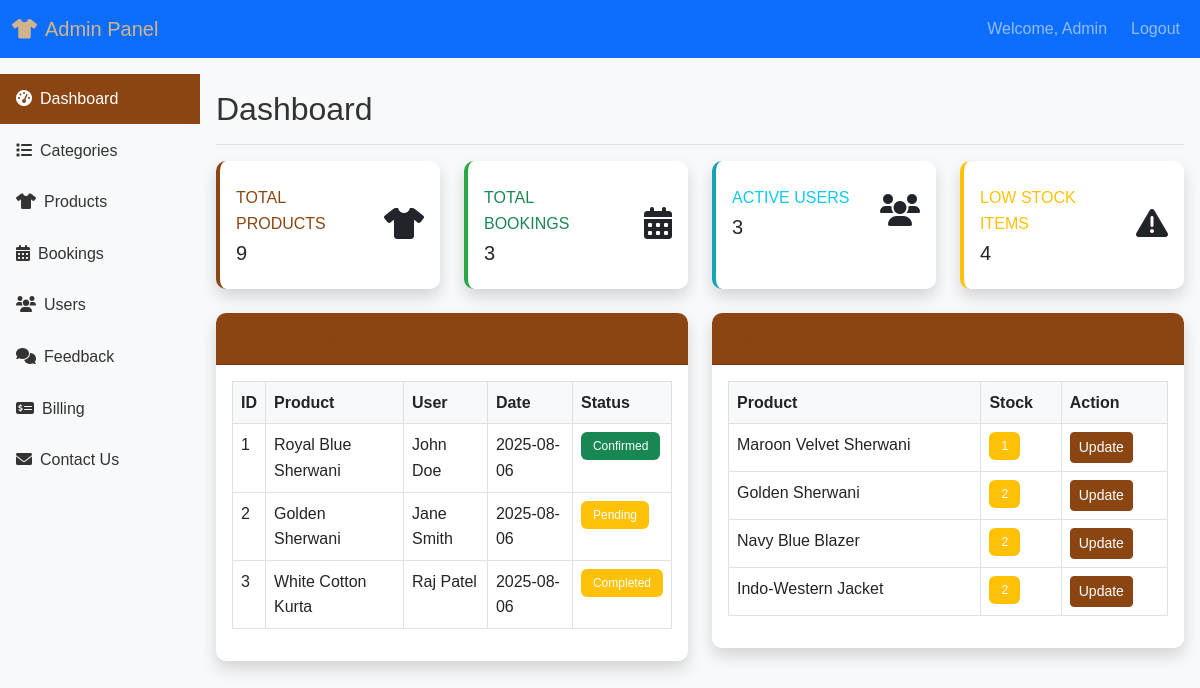
Screenshot of /admin/dashboard.php (signed in) with the database file from the repository.
### tables this page shows
CREATE TABLE `bookings` (
  `id` int(11) NOT NULL AUTO_INCREMENT,
  `product_id` int(11) NOT NULL,
  `user_id` int(11) NOT NULL,
  `start_date` date NOT NULL,
  `end_date` date NOT NULL,
  `total_price` decimal(10,2) NOT NULL,
  `gst_amount` decimal(10,2) DEFAULT 0.00,  
  `final_total` decimal(10,2) DEFAULT 0.00,  
  `selected_size` varchar(10),
  `selected_color` varchar(50),
  `special_requests` text,
  `payment_method` enum('COD','UPI','CARD') NOT NULL,
  `upi_id` varchar(100),
  `status` enum('pending','confirmed','cancelled','completed') NOT NULL DEFAULT 'pending',
  `booking_date` timestamp NOT NULL DEFAULT CURRENT_TIMESTAMP,  
  `created_at` timestamp NOT NULL DEFAULT CURRENT_TIMESTAMP,
  `updated_at` timestamp NOT NULL DEFAULT CURRENT_TIMESTAMP ON UPDATE CURRENT_TIMESTAMP,
  PRIMARY KEY (`id`),
  KEY `product_id` (`product_id`),
  KEY `user_id` (`user_id`),
  CONSTRAINT `bookings_ibfk_1` FOREIGN KEY (`product_id`) REFERENCES `products` (`id`),
  CONSTRAINT `bookings_ibfk_2` FOREIGN KEY (`user_id`) REFERENCES `users` (`id`)
);

CREATE TABLE `products` (
  `id` int(11) NOT NULL AUTO_INCREMENT,
  `product_number` varchar(15) NOT NULL,
  `category_id` int(11) NOT NULL,
  `product_name` varchar(255) NOT NULL,
  `description` text,
  `image_url` text,
  `size` varchar(100),
  `available_sizes` varchar(100),  
  `color` varchar(100),
  `available_colors` varchar(100),  
  `price_per_day` decimal(10,2) NOT NULL,
  `quantity_available` int(11) NOT NULL DEFAULT 1,
  `status` enum('active','inactive') NOT NULL DEFAULT 'active',
  `created_at` timestamp NOT NULL DEFAULT CURRENT_TIMESTAMP,
  `updated_at` timestamp NOT NULL DEFAULT CURRENT_TIMESTAMP ON UPDATE CURRENT_TIMESTAMP,
  PRIMARY KEY (`id`),
  KEY `category_id` (`category_id`),
  CONSTRAINT `products_ibfk_1` FOREIGN KEY (`category_id`) REFERENCES `categories` (`id`)
);

CREATE TABLE `users` (
  `id` int(11) NOT NULL AUTO_INCREMENT,
  `user_name` varchar(25) NOT NULL,
  `name` varchar(100) NOT NULL,
  `email` varchar(100) NOT NULL,
  `phone` varchar(20),
  `address` text,
  `password` varchar(255) NOT NULL,
  `created_at` timestamp NOT NULL DEFAULT CURRENT_TIMESTAMP,
  `updated_at` timestamp NOT NULL DEFAULT CURRENT_TIMESTAMP ON UPDATE CURRENT_TIMESTAMP,
  PRIMARY KEY (`id`),
  UNIQUE KEY `email` (`email`),
  UNIQUE KEY `user_name` (`user_name`)
);

### admin/dashboard.php (the view)
<?php require_once 'includes/admin-header.php'; ?>
<?php require_once '../config/db.php'; ?>
<div class="d-flex justify-content-between flex-wrap flex-md-nowrap align-items-center pt-3 pb-2 mb-3 border-bottom">
    <h1 class="h2">Dashboard</h1>
</div>
<div class="row">
    <div class="col-xl-3 col-md-6 mb-4">
        <div class="card border-left-primary shadow h-100 py-2">
            <div class="card-body">
                <div class="row no-gutters align-items-center">
                    <div class="col mr-2">
                        <div class="text-xs font-weight-bold text-primary text-uppercase mb-1">Total Products</div>
                        <div class="h5 mb-0 font-weight-bold text-gray-800">
                            <?php
                            $stmt = $pdo->query("SELECT COUNT(*) FROM products WHERE status = 'active'");
                            echo $stmt->fetchColumn();
                            ?>
                        </div>
                    </div>
                    <div class="col-auto">
                        <i class="fas fa-tshirt fa-2x text-gray-300"></i>
                    </div>
                </div>
            </div>
        </div>
    </div>
    <div class="col-xl-3 col-md-6 mb-4">
        <div class="card border-left-success shadow h-100 py-2">
            <div class="card-body">
                <div class="row no-gutters align-items-center">
                    <div class="col mr-2">
                        <div class="text-xs font-weight-bold text-success text-uppercase mb-1">Total Bookings</div>
                        <div class="h5 mb-0 font-weight-bold text-gray-800">
                            <?php
                            $stmt = $pdo->query("SELECT COUNT(*) FROM bookings");
                            echo $stmt->fetchColumn();
                            ?>
                        </div>
                    </div>
                    <div class="col-auto">
                        <i class="fas fa-calendar-alt fa-2x text-gray-300"></i>
                    </div>
                </div>
            </div>
        </div>
    </div>
    <div class="col-xl-3 col-md-6 mb-4">
        <div class="card border-left-info shadow h-100 py-2">
            <div class="card-body">
                <div class="row no-gutters align-items-center">
                    <div class="col mr-2">
                        <div class="text-xs font-weight-bold text-info text-uppercase mb-1">Active Users</div>
                        <div class="h5 mb-0 font-weight-bold text-gray-800">
                            <?php
                            $stmt = $pdo->query("SELECT COUNT(*) FROM users");
                            echo $stmt->fetchColumn();
                            ?>
                        </div>
                    </div>
                    <div class="col-auto">
                        <i class="fas fa-users fa-2x text-gray-300"></i>
                    </div>
                </div>
            </div>
        </div>
    </div>
    <div class="col-xl-3 col-md-6 mb-4">
        <div class="card border-left-warning shadow h-100 py-2">
            <div class="card-body">
                <div class="row no-gutters align-items-center">
                    <div class="col mr-2">
                        <div class="text-xs font-weight-bold text-warning text-uppercase mb-1">Low Stock Items</div>
                        <div class="h5 mb-0 font-weight-bold text-gray-800">
                            <?php
                            $stmt = $pdo->query("SELECT COUNT(*) FROM products WHERE quantity_available <= 2 AND status = 'active'");
                            echo $stmt->fetchColumn();
                            ?>
                        </div>
                    </div>
                    <div class="col-auto">
                        <i class="fas fa-exclamation-triangle fa-2x text-gray-300"></i>
                    </div>
                </div>
            </div>
        </div>
    </div>
</div>
<div class="row">
    <div class="col-lg-6">
        <div class="card shadow mb-4">
            <div class="card-header py-3">
                <h6 class="m-0 font-weight-bold text-primary">Recent Bookings</h6>
            </div>
            <div class="card-body">
                <div class="table-responsive">
                    <table class="table table-bordered">
                        <thead>
                            <tr>
                                <th>ID</th>
                                <th>Product</th>
                                <th>User</th>
                                <th>Date</th>
                                <th>Status</th>
                            </tr>
                        </thead>
                        <tbody>
                            <?php
                            $stmt = $pdo->query("SELECT b.id, p.product_name, u.name, b.created_at, b.status
                                               FROM bookings b
                                               JOIN products p ON b.product_id = p.id
                                               JOIN users u ON b.user_id = u.id
                                               ORDER BY b.created_at DESC LIMIT 5");
                            while ($booking = $stmt->fetch()):
                            ?>
                            <tr>
                                <td><?= $booking['id'] ?></td>
                                <td><?= htmlspecialchars($booking['product_name']) ?></td>
                                <td><?= htmlspecialchars($booking['name']) ?></td>
                                <td><?= date('Y-m-d', strtotime($booking['created_at'])) ?></td>
                                <td>
                                    <span class="badge bg-<?= $booking['status'] === 'confirmed' ? 'success' : 'warning' ?>">
                                        <?= ucfirst($booking['status']) ?>
                                    </span>
                                </td>
                            </tr>
                            <?php endwhile; ?>
                        </tbody>
                    </table>
                </div>
            </div>
        </div>
    </div>
    <div class="col-lg-6">
        <div class="card shadow mb-4">
            <div class="card-header py-3">
                <h6 class="m-0 font-weight-bold text-primary">Low Stock Products</h6>
            </div>
            <div class="card-body">
                <div class="table-responsive">
                    <table class="table table-bordered">
                        <thead>
                            <tr>
                                <th>Product</th>
                                <th>Stock</th>
                                <th>Action</th>
                            </tr>
                        </thead>
                        <tbody>
                            <?php
                            $stmt = $pdo->query("SELECT id, product_name, quantity_available
                                               FROM products
                                               WHERE quantity_available <= 2 AND status = 'active'
                                               ORDER BY quantity_available ASC");
                            while ($product = $stmt->fetch()):
                            ?>
                            <tr>
                                <td><?= htmlspecialchars($product['product_name']) ?></td>
                                <td>
                                    <span class="badge bg-<?= $product['quantity_available'] == 0 ? 'danger' : 'warning' ?>">
                                        <?= $product['quantity_available'] ?>
                                    </span>
                                </td>
                                <td>
                                    <a href="manage-products.php?id=<?= $product['id'] ?>" class="btn btn-sm btn-primary">Update</a>
                                </td>
                            </tr>
                            <?php endwhile; ?>
                        </tbody>
                    </table>
                </div>
            </div>
        </div>
    </div>
</div>
<?php require_once 'includes/admin-footer.php'; ?>

### admin/includes/admin-header.php (shortened to what this page needs)
<?php
$currentPage = basename($_SERVER['PHP_SELF']);
?>
<!DOCTYPE html>
<html lang="en">
<head>
    <link href="https://cdn.jsdelivr.net/npm/bootstrap@5.3.0/dist/css/bootstrap.min.css" rel="stylesheet">
    <link href="https://cdnjs.cloudflare.com/ajax/libs/font-awesome/6.0.0/css/all.min.css" rel="stylesheet">
    <link rel="stylesheet" href="../assets/css/style.css">
    <link rel="stylesheet" href="../assets/css/admin.css">
</head>
<body>
    <nav class="navbar navbar-expand-lg navbar-dark bg-primary">
        <div class="container-fluid">
            <a class="navbar-brand" href="dashboard.php">
                <i class="fas fa-tshirt me-2"></i>Admin Panel
            </a>
            <div class="navbar-nav ms-auto">
                <span class="navbar-text me-3">Welcome, <?= htmlspecialchars($_SESSION['admin_name']) ?></span>
                <a class="nav-link" href="../api/logout.php">Logout</a>
            </div>
        </div>
    </nav>
    <div class="container-fluid">
        <div class="row">
            <div class="col-md-2 bg-light sidebar">
                <div class="sidebar-sticky">
                    <ul class="nav flex-column">
                        <li class="nav-item">
                            <a class="nav-link<?= ($currentPage=="dashboard.php")?" active":"" ?>" href="dashboard.php">
                                <i class="fas fa-tachometer-alt me-2"></i>Dashboard
                            </a>
                        </li>
                        <li class="nav-item">
                            <a class="nav-link<?= (in_array($currentPage,["manage-categories.php","categories-add.php","categories-edit.php"]))?" active":"" ?>" href="manage-categories.php">
                                <i class="fas fa-list me-2"></i>Categories
                            </a>
                        </li>
                        <li class="nav-item">
                            <a class="nav-link<?= (in_array($currentPage,["manage-products.php","products-add.php","products-edit.php"]))?" active":"" ?>" href="manage-products.php">
                                <i class="fas fa-tshirt me-2"></i>Products
                            </a>
                        </li>
                        <li class="nav-item">
                            <a class="nav-link<?= ($currentPage=="manage-orders.php")?" active":"" ?>" href="manage-orders.php">
                                <i class="fas fa-calendar-alt me-2"></i>Bookings
                            </a>
                        </li>
                        <li class="nav-item">
                            <a class="nav-link<?= ($currentPage=="manage-users.php")?" active":"" ?>" href="manage-users.php">
                                <i class="fas fa-users me-2"></i>Users
                            </a>
                        </li>
                        <li class="nav-item">
                            <a class="nav-link<?= ($currentPage=="manage-feedback.php")?" active":"" ?>" href="manage-feedback.php">
                                <i class="fas fa-comments me-2"></i>Feedback
                            </a>
                        </li>
                        <li class="nav-item">
                            <a class="nav-link<?= ($currentPage=="billing.php")?" active":"" ?>" href="billing.php">
                                <i class="fas fa-money-check-alt me-2"></i>Billing
                            </a>
                        </li>
                        <li class="nav-item">
                            <a class="nav-link<?= ($currentPage=="manage-contacts.php")?" active":"" ?>" href="manage-contacts.php">
                                <i class="fas fa-envelope me-2"></i>Contact Us
                            </a>
                        </li>
                    </ul>
                </div>
            </div>
            <div class="col-md-10 main-content">

### admin/includes/admin-footer.php (shortened to what this page needs)
            </div>
        </div>
    </div>
</body>
</html>

### assets/css/style.css (style rules this page uses)
:root { --primary-color: #8B4513; --secondary-color: #DAA520; --accent-color: #CD853F; --dark-color: #2C1810; --light-color: #F5F5DC; }
body { font-family: 'Arial', sans-serif; line-height: 1.6; color: #333; background-color: #f8f9fa; }
.navbar-brand { color: var(--secondary-color) !important; }
.btn-primary { background-color: var(--primary-color); border-color: var(--primary-color); }

### assets/css/admin.css (style rules this page uses)
:root { --primary-color: #8B4513; --secondary-color: #d2b48c; --dark-color: #4B2C06; }
.sidebar { min-height: calc(100vh - 56px); padding: 0; }
.sidebar-sticky { position: sticky; top: 0; height: calc(100vh - 56px); padding-top: 1rem; overflow-x: hidden; overflow-y: auto; }
.sidebar .nav-link { color: #333; padding: 0.75rem 1rem; border-radius: 0; margin-bottom: 2px; }
.sidebar .nav-link.active { background-color: var(--primary-color); color: white; }
.main-content { padding: 1rem; }
.card { border: none; border-radius: 10px; box-shadow: 0 4px 6px rgba(0, 0, 0, 0.1); }
.card-header { background-color: var(--primary-color); color: white; border-radius: 10px 10px 0 0 !important; }
.border-left-primary { border-left: 4px solid var(--primary-color) !important; }
.border-left-success { border-left: 4px solid #28a745 !important; }
.border-left-info { border-left: 4px solid #17a2b8 !important; }
.border-left-warning { border-left: 4px solid #ffc107 !important; }
.text-primary { color: var(--primary-color) !important; }
.btn-primary { background-color: var(--primary-color); border-color: var(--primary-color); }
.table th { background-color: #f8f9fa; font-weight: 600; }
.badge { font-size: 0.75rem; }
.badge { font-size: 0.75rem; padding: 0.5rem 0.75rem; border-radius: 6px; font-weight: 500; }

### rows the page displays
bookings: id "1", product.product_name "Royal Blue Sherwani", user.name "John Doe", created_at "2025-08-06", status "Confirmed"
bookings: id "2", product.product_name "Golden Sherwani", user.name "Jane Smith", created_at "2025-08-06", status "Pending"
bookings: id "3", product.product_name "White Cotton Kurta", user.name "Raj Patel", created_at "2025-08-06", status "Completed"
products: product_name "Maroon Velvet Sherwani", quantity_available "1"
products: product_name "Golden Sherwani", quantity_available "2"
products: product_name "Navy Blue Blazer", quantity_available "2"
products: product_name "Indo-Western Jacket", quantity_available "2"

### other values shown
$_SESSION['admin_name'] "Admin"
$stmt->fetchColumn() "9"
$stmt->fetchColumn() "3"
$stmt->fetchColumn() "4"
